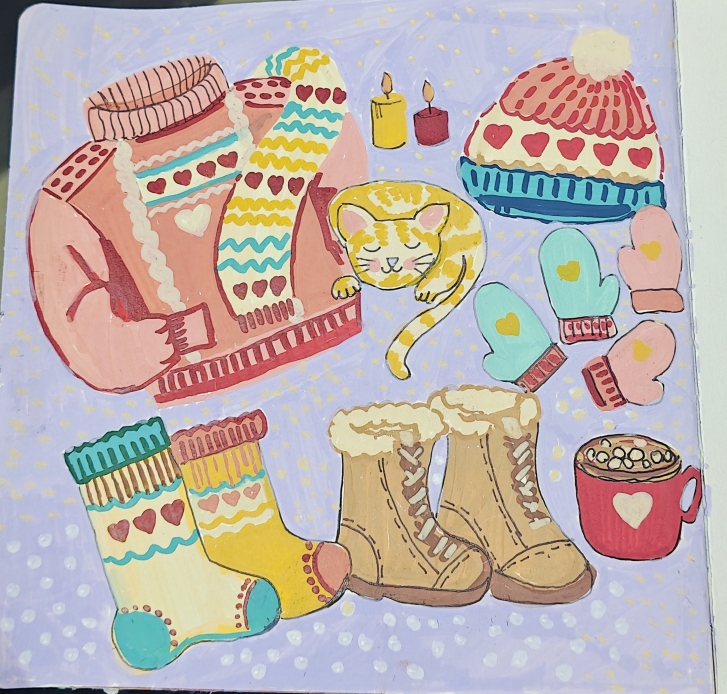
#> input picture artworks/day1/stage6.jpg, 2180 x 2082 px (shown at 1/3 size)
$ python make_day1.py artworks/day1/stage1.jpg
#> lines starting #> are read from the running program, lines starting #| are printed output that depends on the picture
#!/usr/bin/env python3
""""Painting my way back to Myself - Day 1": a progress reel of the cosy-winter page.

The seven progress photos (artworks/day1/stage1..7.jpg) cross-fade from the first
pair of socks to the finished page, under a hand-lettered title. Every photo gets
the same colour grade as the edited final picture (stage7): the grade is learned
by matching the colour distribution of the unedited finished photo (stage6) to
the edited one, so the early stages carry that same warm, saturated look.

Usage:  python3 make_day1.py                  # socks page: output/day1_progress.mp4 + output/day1_cover.jpg
        python3 make_day1.py --set fireplace  # fireplace page: output/fireplace_day1_progress.mp4 + cover
        python3 make_day1.py --preview        # writes a few stills to output/preview/
"""
import math
import os
import subprocess
import sys

import numpy as np
from PIL import Image, ImageDraw, ImageFilter, ImageFont

ROOT = os.path.dirname(os.path.abspath(__file__))
SRC = os.path.join(ROOT, "artworks", "day1")
FONTS = os.path.join(ROOT, "fonts")
OUT = os.path.join(ROOT, "output")

W, H = 1080, 1920
FPS = 30

# Colours picked from the graded final painting
LAVENDER = (166, 128, 222)
BUTTER = (247, 214, 120)
SNOW = (250, 244, 236)
CREAM = (252, 240, 214)

# Photo sets. Each stage is (file, crop box as fractions l, t, r, b); crops trim
# desk/table edges. The last stage is the edited final picture; `raw` is the same
# page unedited, and the pair sets how strong the colour grade is.
SETS = {
    "socks": {
        "src": "day1",
        "prefix": "day1",
        "stages": [
            ("stage1.jpg", (0.00, 0.12, 0.92, 0.95)),
            ("stage2.jpg", (0.02, 0.30, 0.93, 0.92)),
            ("stage3.jpg", (0.02, 0.24, 0.94, 1.00)),
            ("stage4.jpg", (0.02, 0.03, 0.92, 0.97)),
            ("stage5.jpg", (0.05, 0.05, 0.97, 0.97)),
            ("stage6.jpg", (0.03, 0.02, 0.92, 0.99)),
            ("stage7.jpg", (0.05, 0.05, 0.95, 0.95)),
        ],
        "raw": ("stage6.jpg", (0.03, 0.02, 0.92, 0.99)),
        "ref": ("stage7.jpg", (0.06, 0.06, 0.94, 0.94)),
        "background": "lavender",
        "ink": (74, 30, 72),            # plum
        "swash": (247, 214, 120),       # butter
        "swash_text": (74, 30, 72),
    },
    "fireplace": {
        "src": "day1_fireplace",
        "prefix": "fireplace_day1",
        "stages": [
            ("stage1.jpg", (0.02, 0.02, 0.98, 0.98)),
            ("stage2.jpg", (0.02, 0.02, 0.97, 0.98)),
            ("stage3.jpg", (0.04, 0.08, 0.99, 1.00)),
            ("stage4.jpg", (0.19, 0.15, 0.90, 0.70)),
            ("stage5.jpg", (0.17, 0.20, 0.87, 0.72)),
            ("stage6.jpg", (0.05, 0.16, 0.95, 0.80)),
            ("stage7.jpg", (0.00, 0.00, 0.97, 1.00)),
            ("stage8.jpg", (0.03, 0.03, 0.97, 0.97)),
        ],
        "raw": ("stage7.jpg", (0.00, 0.00, 0.97, 1.00)),
        "ref": ("stage8.jpg", (0.03, 0.03, 0.97, 0.97)),
        "background": "room",
        "ink": (92, 36, 24),            # dark wood brown
        "swash": (178, 36, 40),         # rug-apple red
        "swash_text": (252, 240, 214),
    },
}


def use_set(name):
    """Point the module's photo set, colours and output names at SETS[name]."""
    global SRC, STAGES, RAW, REF, BACKGROUND, PLUM, SWASH, SWASH_TEXT, PREFIX
    cfg = SETS[name]
    SRC = os.path.join(ROOT, "artworks", cfg["src"])
    STAGES, RAW, REF = cfg["stages"], cfg["raw"], cfg["ref"]
    BACKGROUND, PLUM = cfg["background"], cfg["ink"]
    SWASH, SWASH_TEXT, PREFIX = cfg["swash"], cfg["swash_text"], cfg["prefix"]


def set_from_argv():
    return sys.argv[sys.argv.index("--set") + 1] if "--set" in sys.argv else "socks"


use_set("socks")

CARD = 940          # painting card size (square)
HOLD = 1.9          # seconds each progress stage is fully visible
FADE = 0.6          # cross-fade length
FINAL_HOLD = 4.5    # the finished page lingers
INTRO = 0.8         # title alone before the first painting


# [4 lines left out: function caveat, not called in this run]


# --------------------------------------------------------------------------- colour grade

def learn_grade():
    """Strength of the final edit, measured from the unedited vs edited finished page."""
    raw = np.asarray(load_crop(*RAW)).astype(np.float32)
    ref = np.asarray(load_crop(*REF)).astype(np.float32)

    def chroma(a):
        return (a.max(2) - a.min(2)).mean()
    return {"sat": float(np.clip(chroma(ref) / chroma(raw), 1.2, 1.4))}


# [23 lines left out: function grade, not called in this run]


# --------------------------------------------------------------------------- images

def load_crop(name, box):
#> called with name = 'stage6.jpg', box = (0.03, 0.02, 0.92, 0.99)
    im = Image.open(os.path.join(SRC, name)).convert("RGB")
#> im is the input picture: PIL image 2180x2082 RGB; mean R, G, B 189.8, 177.3, 172.3
    if box:
        w, h = im.size
#> w = 2180; h = 2082
        im = im.crop((int(box[0] * w), int(box[1] * h), int(box[2] * w), int(box[3] * h)))
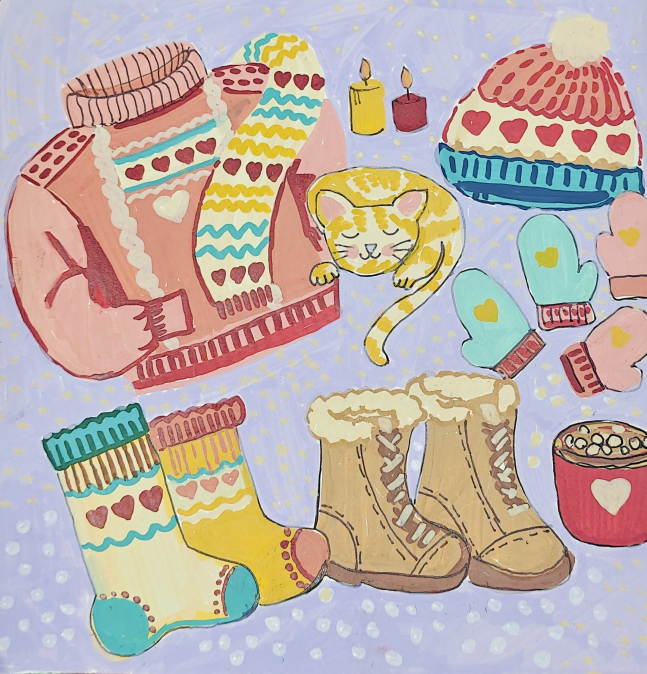
#> im: PIL image 1940x2020 RGB (shown at 1/3 size); mean R, G, B 190.7, 176.1, 168.9
    return im


# [25 lines left out: functions cover, rounded_mask, build_cards, not called in this run]


# --------------------------------------------------------------------------- background + title

def background():
    return room_background() if BACKGROUND == "room" else lavender_background()


# [99 lines left out: functions room_background, lavender_background, title_layer, heart, day_badge, not called in this run]


# --------------------------------------------------------------------------- timeline

def ease(t):
    t = min(max(t, 0.0), 1.0)
    return t * t * (3 - 2 * t)


# [13 lines left out: functions back_out, timeline, not called in this run]


class Renderer:
    def __init__(self):
        look = learn_grade()
        self.cards = build_cards(look)
        self.bg = background()
        self.title, (self.day_text, self.day_font) = title_layer()
        self.mask = rounded_mask(CARD, 26)
        self.frame_mask = rounded_mask(CARD + 36, 36)
        self.starts, self.duration = timeline()
        base = self.bg.convert("RGBA")
        # white "mat" under the painting, with a soft shadow
        cx, cy = W // 2, 1000
        self.card_xy = (cx - CARD // 2, cy - CARD // 2)
        mat = Image.new("RGBA", (W, H), (0, 0, 0, 0))
        fx, fy = cx - (CARD + 36) // 2, cy - (CARD + 36) // 2
        shadow = Image.new("L", (W, H), 0)
        shadow.paste(self.frame_mask.point(lambda v: v * 0.45), (fx + 10, fy + 18))
        shadow = shadow.filter(ImageFilter.GaussianBlur(22))
        sh = Image.new("RGBA", (W, H), (40, 14, 50, 0))
        sh.putalpha(shadow)
        mat.paste(Image.new("RGBA", (CARD + 36, CARD + 36), SNOW + (255,)), (fx, fy), self.frame_mask)
        self.static = Image.alpha_composite(Image.alpha_composite(base, sh), mat)
        self.static = Image.alpha_composite(self.static, self.title)
        self.dots_y = cy + CARD // 2 + 80

    # [47 lines left out: functions card_at, frame, not called in this run]


def render():
    r = Renderer()
    os.makedirs(OUT, exist_ok=True)
    path = os.path.join(OUT, f"{PREFIX}_progress.mp4")
    frames = int(r.duration * FPS)
    cmd = ["ffmpeg", "-y", "-loglevel", "error",
           "-f", "rawvideo", "-pix_fmt", "rgb24", "-s", f"{W}x{H}", "-r", str(FPS), "-i", "-",
           "-f", "lavfi", "-i", "anullsrc=r=44100:cl=stereo",
           "-shortest", "-c:v", "libx264", "-preset", "slow", "-crf", "18", "-pix_fmt", "yuv420p",
           "-c:a", "aac", "-b:a", "128k", "-movflags", "+faststart", path]
    proc = subprocess.Popen(cmd, stdin=subprocess.PIPE)
    for f in range(frames):
        proc.stdin.write(r.frame(f / FPS).tobytes())
    proc.stdin.close()
    proc.wait()
    r.frame(r.duration - 0.5).save(os.path.join(OUT, f"{PREFIX}_cover.jpg"), quality=92)
    print(f"wrote {path} ({frames / FPS:.1f}s)")


# [7 lines left out: function preview, not called in this run]


if __name__ == "__main__":
    use_set(set_from_argv())
#> (the run stopped early here; a loop or call above may not have finished)

$ run again, with output/day1_cover.jpg copied over artworks/day1/stage6.jpg
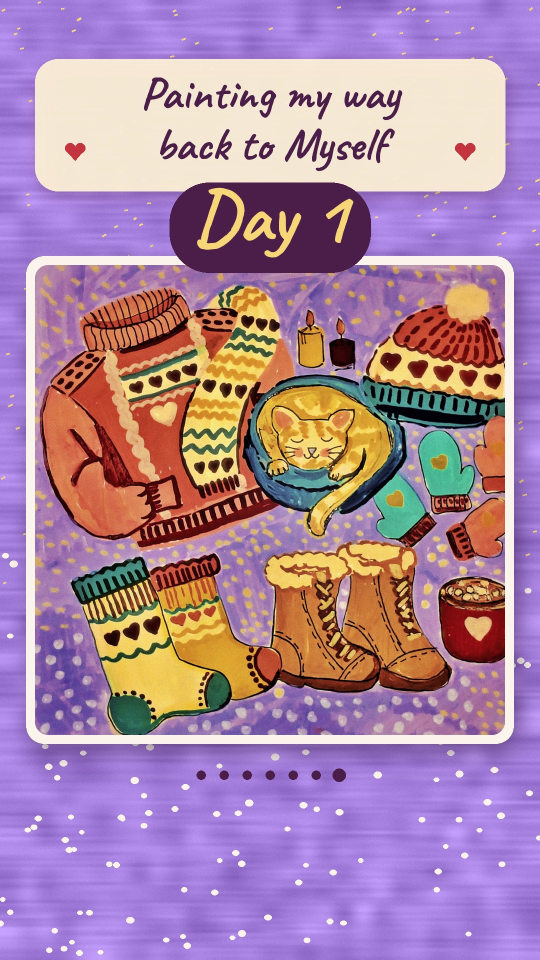
#> input picture output/day1_cover.jpg, 1080 x 1920 px (shown at 1/2 size)
#> in load_crop, im is the input picture: PIL image 1080x1920 RGB; mean R, G, B 170.8, 133.6, 162.3
#> in load_crop, `im = im.crop((int(box[0] * w), int(box[1] * h), int(box[2] * w), int(b..`:
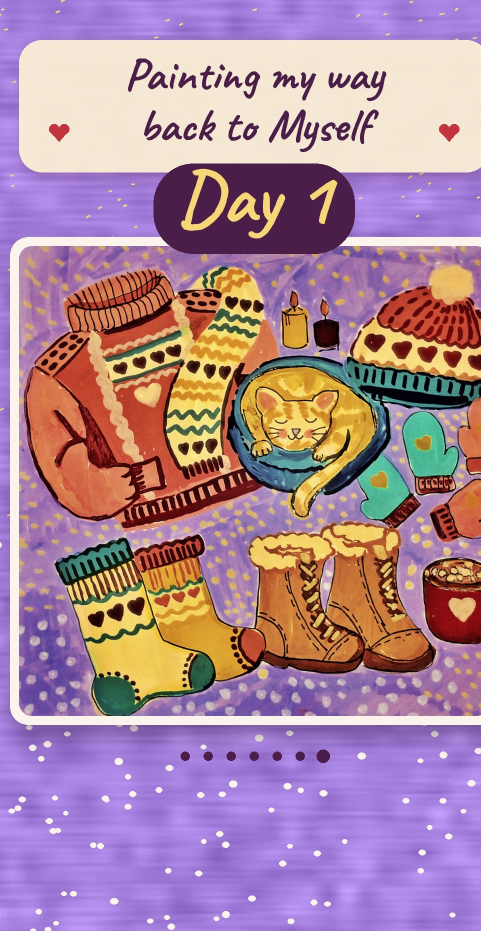
#> im: PIL image 961x1862 RGB (shown at 1/2 size); mean R, G, B 171.2, 133.9, 154.7
